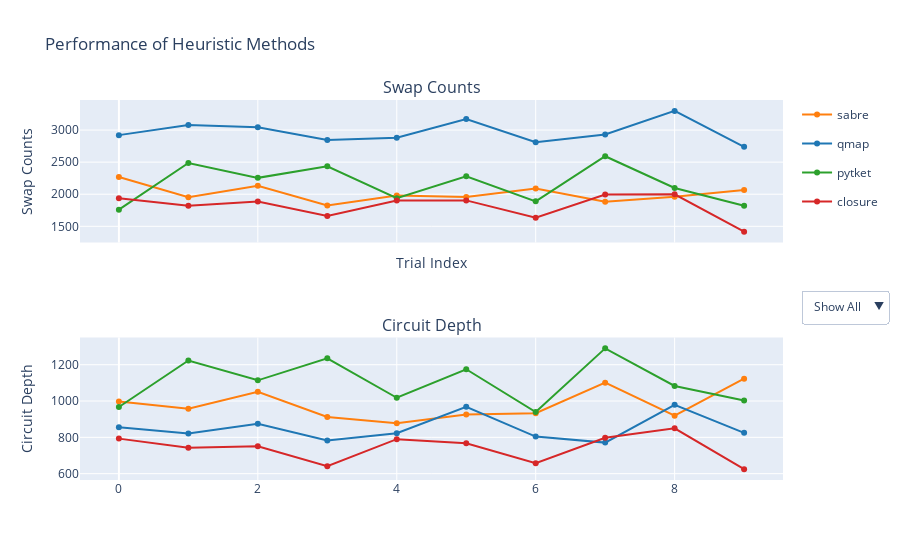

Notebook cell for this chart:
### Code cell
plot_performance(results_swaps,results_depth)

### Figure 1 — Plotly figure (JSON) as saved in the notebook; plotly's stock layout.template omitted (floating-point values rounded to 4 significant figures)
{"data": [{"legendgroup": "sabre", "line": {"color": "#ff7f0e"}, "marker": {"color": "#ff7f0e"}, "mode": "lines+markers", "name": "sabre", "type": "scatter", "x": [0, 1, 2, 3, 4, 5, 6, 7, 8, 9], "xaxis": "x", "y": [2268, 1952, 2131, 1826, 1981, 1958, 2090, 1881, 1960, 2065], "yaxis": "y"}, {"legendgroup": "qmap", "line": {"color": "#1f77b4"}, "marker": {"color": "#1f77b4"}, "mode": "lines+markers", "name": "qmap", "type": "scatter", "x": [0, 1, 2, 3, 4, 5, 6, 7, 8, 9], "xaxis": "x", "y": [2921, 3078, 3043, 2844, 2881, 3172, 2811, 2931, 3299, 2738], "yaxis": "y"}, {"legendgroup": "pytket", "line": {"color": "#2ca02c"}, "marker": {"color": "#2ca02c"}, "mode": "lines+markers", "name": "pytket", "type": "scatter", "x": [0, 1, 2, 3, 4, 5, 6, 7, 8, 9], "xaxis": "x", "y": [1759, 2487, 2255, 2434, 1938, 2280, 1889, 2592, 2098, 1819], "yaxis": "y"}, {"legendgroup": "closure", "line": {"color": "#d62728"}, "marker": {"color": "#d62728"}, "mode": "lines+markers", "name": "closure", "type": "scatter", "x": [0, 1, 2, 3, 4, 5, 6, 7, 8, 9], "xaxis": "x", "y": [1937, 1822, 1886, 1660, 1901, 1904, 1634, 1995, 1998, 1417], "yaxis": "y"}, {"legendgroup": "sabre", "line": {"color": "#ff7f0e"}, "marker": {"color": "#ff7f0e"}, "mode": "lines+markers", "name": "sabre", "showlegend": false, "type": "scatter", "x": [0, 1, 2, 3, 4, 5, 6, 7, 8, 9], "xaxis": "x2", "y": [998, 958, 1051, 912, 878, 926, 933, 1101, 919, 1123], "yaxis": "y2"}, {"legendgroup": "qmap", "line": {"color": "#1f77b4"}, "marker": {"color": "#1f77b4"}, "mode": "lines+markers", "name": "qmap", "showlegend": false, "type": "scatter", "x": [0, 1, 2, 3, 4, 5, 6, 7, 8, 9], "xaxis": "x2", "y": [856, 821, 875, 783, 823, 968, 804, 771, 979, 825], "yaxis": "y2"}, {"legendgroup": "pytket", "line": {"color": "#2ca02c"}, "marker": {"color": "#2ca02c"}, "mode": "lines+markers", "name": "pytket", "showlegend": false, "type": "scatter", "x": [0, 1, 2, 3, 4, 5, 6, 7, 8, 9], "xaxis": "x2", "y": [967, 1223, 1114, 1235, 1018, 1175, 939, 1290, 1083, 1003], "yaxis": "y2"}, {"legendgroup": "closure", "line": {"color": "#d62728"}, "marker": {"color": "#d62728"}, "mode": "lines+markers", "name": "closure", "showlegend": false, "type": "scatter", "x": [0, 1, 2, 3, 4, 5, 6, 7, 8, 9], "xaxis": "x2", "y": [793, 743, 751, 641, 790, 767, 657, 798, 850, 625], "yaxis": "y2"}], "layout": {"annotations": [{"font": {"size": 16}, "showarrow": false, "text": "Swap Counts", "x": 0.5, "xanchor": "center", "xref": "paper", "y": 1, "yanchor": "bottom", "yref": "paper"}, {"font": {"size": 16}, "showarrow": false, "text": "Circuit Depth", "x": 0.5, "xanchor": "center", "xref": "paper", "y": 0.375, "yanchor": "bottom", "yref": "paper"}], "title": {"text": "Performance of Heuristic Methods"}, "updatemenus": [{"buttons": [{"args": [{"visible": [true, true, true, true, true, true, true, true]}], "label": "Show All", "method": "update"}, {"args": [{"visible": [false, false, false, false, false, false, false, false]}], "label": "Hide All", "method": "update"}, {"args": [{"visible": [true, false, false, false, true, false, false, false]}], "label": "sabre", "method": "update"}, {"args": [{"visible": [false, true, false, false, false, true, false, false]}], "label": "qmap", "method": "update"}, {"args": [{"visible": [false, false, true, false, false, false, true, false]}], "label": "pytket", "method": "update"}, {"args": [{"visible": [false, false, false, true, false, false, false, true]}], "label": "closure", "method": "update"}], "direction": "down", "showactive": true, "x": 1.15, "y": 0.5}], "xaxis": {"anchor": "y", "domain": [0, 1], "matches": "x2", "showticklabels": false, "title": {"text": "Trial Index"}}, "xaxis2": {"anchor": "y2", "domain": [0, 1]}, "yaxis": {"anchor": "x", "domain": [0.625, 1], "title": {"text": "Swap Counts"}}, "yaxis2": {"anchor": "x2", "domain": [0, 0.375], "title": {"text": "Circuit Depth"}}}}
